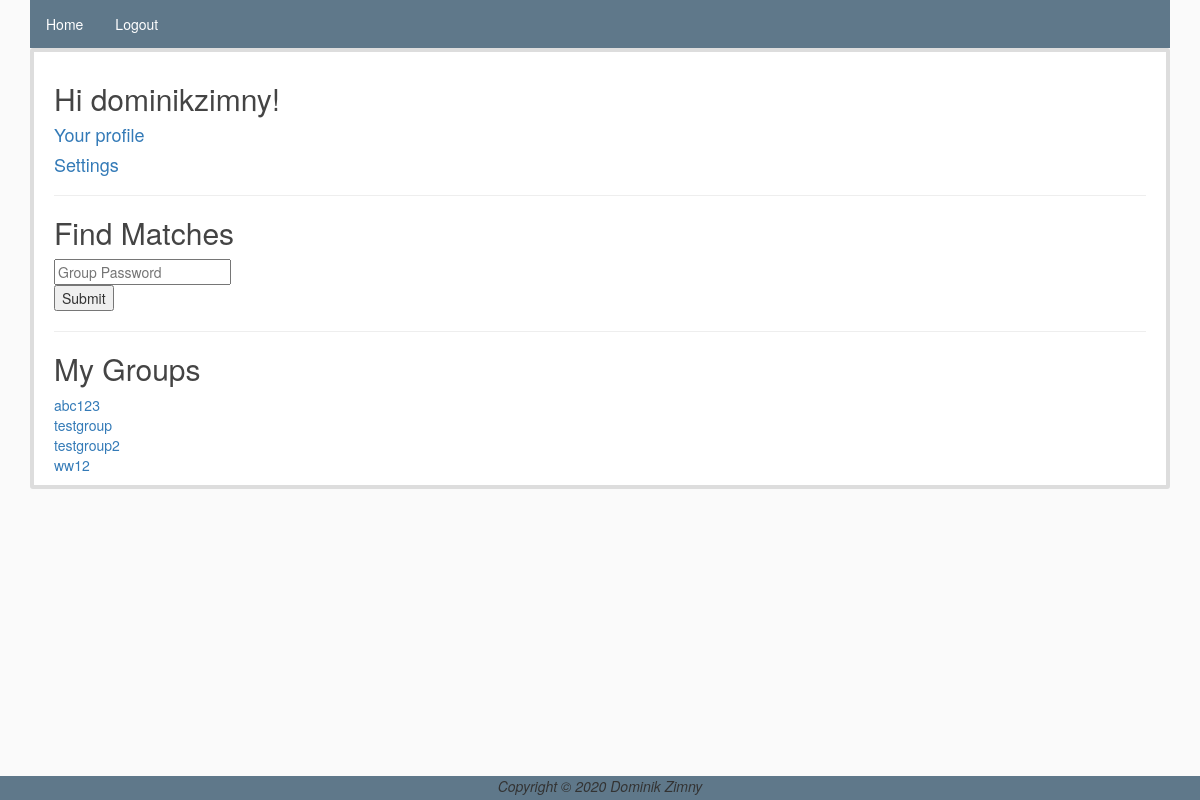
Page / (signed in) on the earlier database version.
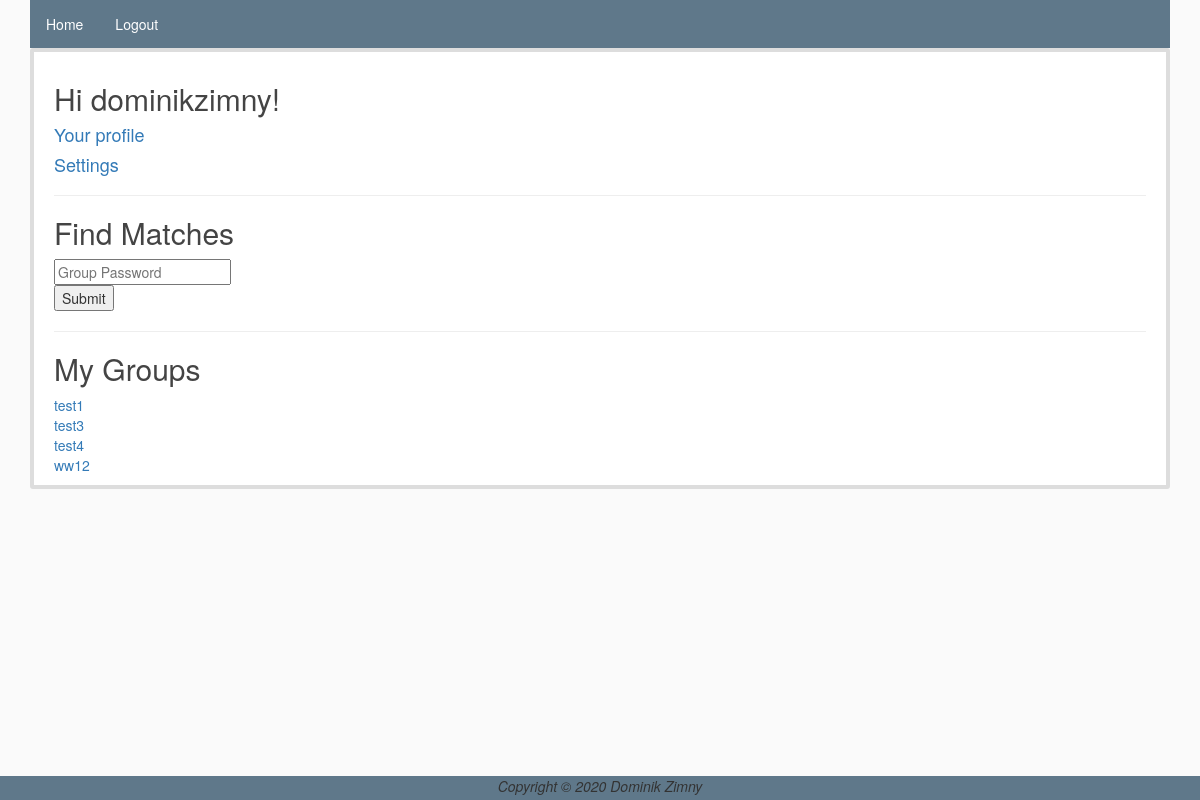
Same page on the later database version.
### lovematch/models.py (models this page shows)
class UserGroup(models.Model):
    user = models.ForeignKey(User, on_delete=models.CASCADE)
    group = models.CharField(max_length=50)
    class Meta:
        unique_together = ['user', 'group']

### lovematch/views.py (the view)
# urls.py: path('', startup_view, name='start'),
@login_required
def startup_view(request):
    if request.method == 'POST':
        ug = UserGroup.objects.get_or_create(user=request.user, group=request.POST.get('group'))
        ug[0].save()
        return redirect('/question?nr=1&group='+request.POST.get('group'))
    previous_groups=UserGroup.objects.filter(user=request.user)
    return render(request, 'begin.html', {"previous_groups":previous_groups})

### lovematch/templates/begin.html (shortened to what this page needs)
{% extends "base.html" %}
{% block content %}
<div class="content-section">
    <h2>Hi {{user.username}}!</h2>
    <h4><a href="/user/?user={{user.username}}">Your profile</a></h4>
    <h4><a href="/settings/?user={{user.username}}">Settings</a></h4>
    <hr>
    <h2>Find Matches</h2>
    <form method="POST">
        <input type="text" id="group" name="group" placeholder="Group Password" maxlength="50"><br>
        <input type="submit" value="Submit">
    </form>
    <hr>
    <h2>My Groups</h2>
    {% for group in previous_groups %}
        <a href="/match/?group={{ group.group }}">{{group.group}}</a><br>
    {% endfor %}
</div>
{% endblock %}

### lovematch/templates/base.html (shortened to what this page needs)
{% load static %}
<!doctype html>
<html>
    <head>
        <link rel="stylesheet" href="https://maxcdn.bootstrapcdn.com/bootstrap/3.3.7/css/bootstrap.min.css">
        <link rel="stylesheet" type="text/css" href="{% static 'style.css' %}">
    </head>
    <body>
        {% include "nav.html" %}
        <div class="container">
            {% block content %}
            {% endblock %}
        </div>
        <footer>
            <p><i>Copyright © 2020 Dominik Zimny</i></p>
        </footer>
    </body>
</html>

### lovematch/templates/nav.html
<div class="container">
  <ul class="navul">
    {% if user.is_authenticated %}
    <li class="navli"><a class="nava" href="/">Home</a></li>
      <li class="navli"><a class="nava" href="{% url 'logout' %}">Logout</a></li>
    {% else %}
      <li class="navli"><a class="nava" href="{% url 'login' %}">Login</a></li>
      <li class="navli"><a class="nava" href="{% url 'register' %}">Register</a></li>
    {% endif %}
  </ul>
</div>

### static/style.css (style rules this page uses)
body { background: #fafafa; color: #333333; padding-bottom:24px; }
h1, h2, h3, h4, h5, h6 { color: #444444; }
.content-section { background: #ffffff; padding: 10px 20px; border: 4px solid #dddddd; border-radius: 3px; margin-bottom: 20px; }
footer { text-align:center; position: fixed; bottom:0; width:100%; height:24px; background:#5f788a; }
.navul { list-style-type: none; margin: 0; padding: 0; overflow: hidden; background-color: #5f788a; }
.navli { float: left; }
.navli .nava { display: block; color: white; text-align: center; padding: 14px 16px; text-decoration: none; }

Differences in the rows shown:
removed UserGroup: group "abc123"
removed UserGroup: group "testgroup"
removed UserGroup: group "testgroup2"
now on this page (row edited): UserGroup: group "test1"
added UserGroup: group "test3"
added UserGroup: group "test4"
